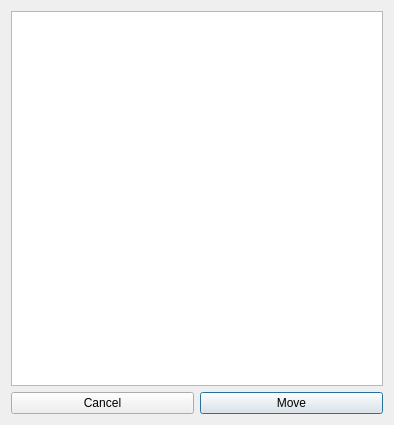
<?xml version="1.0" encoding="UTF-8"?>
<ui version="4.0">
 <class>ShapeParentDialog</class>
 <widget class="QDialog" name="ShapeParentDialog">
  <property name="geometry">
   <rect>
    <x>0</x>
    <y>0</y>
    <width>394</width>
    <height>425</height>
   </rect>
  </property>
  <property name="windowTitle">
   <string>Destination</string>
  </property>
  <layout class="QVBoxLayout" name="verticalLayout">
   <item>
    <widget class="QTreeView" name="view_document_node">
     <property name="selectionMode">
      <enum>QAbstractItemView::ExtendedSelection</enum>
     </property>
     <attribute name="headerVisible">
      <bool>false</bool>
     </attribute>
     <attribute name="headerMinimumSectionSize">
      <number>32</number>
     </attribute>
     <attribute name="headerDefaultSectionSize">
      <number>32</number>
     </attribute>
     <attribute name="headerStretchLastSection">
      <bool>false</bool>
     </attribute>
    </widget>
   </item>
   <item>
    <layout class="QHBoxLayout" name="horizontalLayout">
     <item>
      <widget class="QPushButton" name="pushButton">
       <property name="text">
        <string>Cancel</string>
       </property>
       <property name="icon">
        <iconset theme="dialog-cancel">
         <normaloff>.</normaloff>.</iconset>
       </property>
      </widget>
     </item>
     <item>
      <widget class="QPushButton" name="pushButton_2">
       <property name="text">
        <string>Move</string>
       </property>
       <property name="icon">
        <iconset theme="dialog-ok">
         <normaloff>.</normaloff>.</iconset>
       </property>
       <property name="default">
        <bool>true</bool>
       </property>
      </widget>
     </item>
    </layout>
   </item>
  </layout>
 </widget>
 <tabstops>
  <tabstop>view_document_node</tabstop>
  <tabstop>pushButton_2</tabstop>
  <tabstop>pushButton</tabstop>
 </tabstops>
 <resources/>
 <connections>
  <connection>
   <sender>pushButton</sender>
   <signal>clicked()</signal>
   <receiver>ShapeParentDialog</receiver>
   <slot>reject()</slot>
   <hints>
    <hint type="sourcelabel">
     <x>46</x>
     <y>287</y>
    </hint>
    <hint type="destinationlabel">
     <x>60</x>
     <y>140</y>
    </hint>
   </hints>
  </connection>
  <connection>
   <sender>pushButton_2</sender>
   <signal>clicked()</signal>
   <receiver>ShapeParentDialog</receiver>
   <slot>accept()</slot>
   <hints>
    <hint type="sourcelabel">
     <x>153</x>
     <y>287</y>
    </hint>
    <hint type="destinationlabel">
     <x>187</x>
     <y>140</y>
    </hint>
   </hints>
  </connection>
  <connection>
   <sender>view_document_node</sender>
   <signal>clicked(QModelIndex)</signal>
   <receiver>ShapeParentDialog</receiver>
   <slot>select(QModelIndex)</slot>
   <hints>
    <hint type="sourcelabel">
     <x>154</x>
     <y>74</y>
    </hint>
    <hint type="destinationlabel">
     <x>187</x>
     <y>87</y>
    </hint>
   </hints>
  </connection>
  <connection>
   <sender>view_document_node</sender>
   <signal>doubleClicked(QModelIndex)</signal>
   <receiver>ShapeParentDialog</receiver>
   <slot>select_and_accept(QModelIndex)</slot>
   <hints>
    <hint type="sourcelabel">
     <x>75</x>
     <y>41</y>
    </hint>
    <hint type="destinationlabel">
     <x>187</x>
     <y>39</y>
    </hint>
   </hints>
  </connection>
 </connections>
 <slots>
  <slot>select(QModelIndex)</slot>
  <slot>select_and_accept(QModelIndex)</slot>
 </slots>
</ui>
